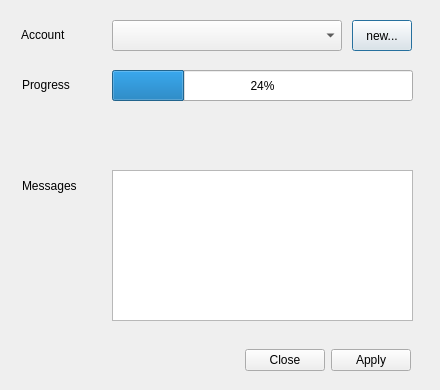
<?xml version="1.0" encoding="UTF-8"?>
<ui version="4.0">
 <class>UploadForm</class>
 <widget class="QDialog" name="UploadForm">
  <property name="geometry">
   <rect>
    <x>0</x>
    <y>0</y>
    <width>440</width>
    <height>390</height>
   </rect>
  </property>
  <property name="windowTitle">
   <string>Upload to Online Contest</string>
  </property>
  <widget class="QLabel" name="textLabelAccount">
   <property name="geometry">
    <rect>
     <x>21</x>
     <y>19</y>
     <width>81</width>
     <height>31</height>
    </rect>
   </property>
   <property name="text">
    <string>Account</string>
   </property>
   <property name="wordWrap">
    <bool>false</bool>
   </property>
  </widget>
  <widget class="QPushButton" name="pushButtonAccount">
   <property name="geometry">
    <rect>
     <x>352</x>
     <y>20</y>
     <width>60</width>
     <height>31</height>
    </rect>
   </property>
   <property name="text">
    <string>new...</string>
   </property>
  </widget>
  <widget class="QComboBox" name="comboBoxModel">
   <property name="geometry">
    <rect>
     <x>112</x>
     <y>20</y>
     <width>230</width>
     <height>31</height>
    </rect>
   </property>
  </widget>
  <widget class="QProgressBar" name="progressBar">
   <property name="geometry">
    <rect>
     <x>112</x>
     <y>70</y>
     <width>301</width>
     <height>31</height>
    </rect>
   </property>
   <property name="value">
    <number>24</number>
   </property>
  </widget>
  <widget class="QLabel" name="textLabelProgress">
   <property name="geometry">
    <rect>
     <x>22</x>
     <y>69</y>
     <width>80</width>
     <height>31</height>
    </rect>
   </property>
   <property name="text">
    <string>Progress</string>
   </property>
   <property name="wordWrap">
    <bool>false</bool>
   </property>
  </widget>
  <widget class="QPlainTextEdit" name="messages">
   <property name="enabled">
    <bool>true</bool>
   </property>
   <property name="geometry">
    <rect>
     <x>112</x>
     <y>170</y>
     <width>301</width>
     <height>151</height>
    </rect>
   </property>
   <property name="font">
    <font>
     <family>Courier 10 Pitch</family>
     <pointsize>8</pointsize>
     <weight>50</weight>
     <bold>false</bold>
    </font>
   </property>
   <property name="contextMenuPolicy">
    <enum>Qt::NoContextMenu</enum>
   </property>
   <property name="acceptDrops">
    <bool>false</bool>
   </property>
   <property name="autoFillBackground">
    <bool>false</bool>
   </property>
   <property name="frameShape">
    <enum>QFrame::StyledPanel</enum>
   </property>
   <property name="frameShadow">
    <enum>QFrame::Sunken</enum>
   </property>
   <property name="undoRedoEnabled">
    <bool>false</bool>
   </property>
   <property name="lineWrapMode">
    <enum>QPlainTextEdit::NoWrap</enum>
   </property>
   <property name="readOnly">
    <bool>true</bool>
   </property>
   <property name="plainText">
    <string notr="true"/>
   </property>
   <property name="backgroundVisible">
    <bool>false</bool>
   </property>
  </widget>
  <widget class="QLabel" name="textLabelMessages">
   <property name="geometry">
    <rect>
     <x>22</x>
     <y>170</y>
     <width>80</width>
     <height>31</height>
    </rect>
   </property>
   <property name="text">
    <string>Messages</string>
   </property>
   <property name="wordWrap">
    <bool>false</bool>
   </property>
  </widget>
  <widget class="QDialogButtonBox" name="buttonBox">
   <property name="geometry">
    <rect>
     <x>240</x>
     <y>340</y>
     <width>171</width>
     <height>41</height>
    </rect>
   </property>
   <property name="standardButtons">
    <set>QDialogButtonBox::Apply|QDialogButtonBox::Close</set>
   </property>
  </widget>
  <widget class="QLabel" name="textLabelResult">
   <property name="geometry">
    <rect>
     <x>119</x>
     <y>120</y>
     <width>291</width>
     <height>31</height>
    </rect>
   </property>
   <property name="font">
    <font>
     <pointsize>12</pointsize>
     <weight>75</weight>
     <bold>true</bold>
    </font>
   </property>
   <property name="text">
    <string/>
   </property>
   <property name="alignment">
    <set>Qt::AlignCenter</set>
   </property>
   <property name="wordWrap">
    <bool>false</bool>
   </property>
  </widget>
 </widget>
 <layoutdefault spacing="6" margin="11"/>
 <pixmapfunction>qPixmapFromMimeSource</pixmapfunction>
 <tabstops>
  <tabstop>comboBoxModel</tabstop>
  <tabstop>pushButtonAccount</tabstop>
 </tabstops>
 <resources/>
 <connections>
  <connection>
   <sender>pushButtonAccount</sender>
   <signal>clicked()</signal>
   <receiver>UploadForm</receiver>
   <slot>newAccount()</slot>
   <hints>
    <hint type="sourcelabel">
     <x>20</x>
     <y>20</y>
    </hint>
    <hint type="destinationlabel">
     <x>20</x>
     <y>20</y>
    </hint>
   </hints>
  </connection>
  <connection>
   <sender>comboBoxModel</sender>
   <signal>currentIndexChanged(int)</signal>
   <receiver>UploadForm</receiver>
   <slot>validate()</slot>
   <hints>
    <hint type="sourcelabel">
     <x>234</x>
     <y>35</y>
    </hint>
    <hint type="destinationlabel">
     <x>219</x>
     <y>74</y>
    </hint>
   </hints>
  </connection>
 </connections>
</ui>
